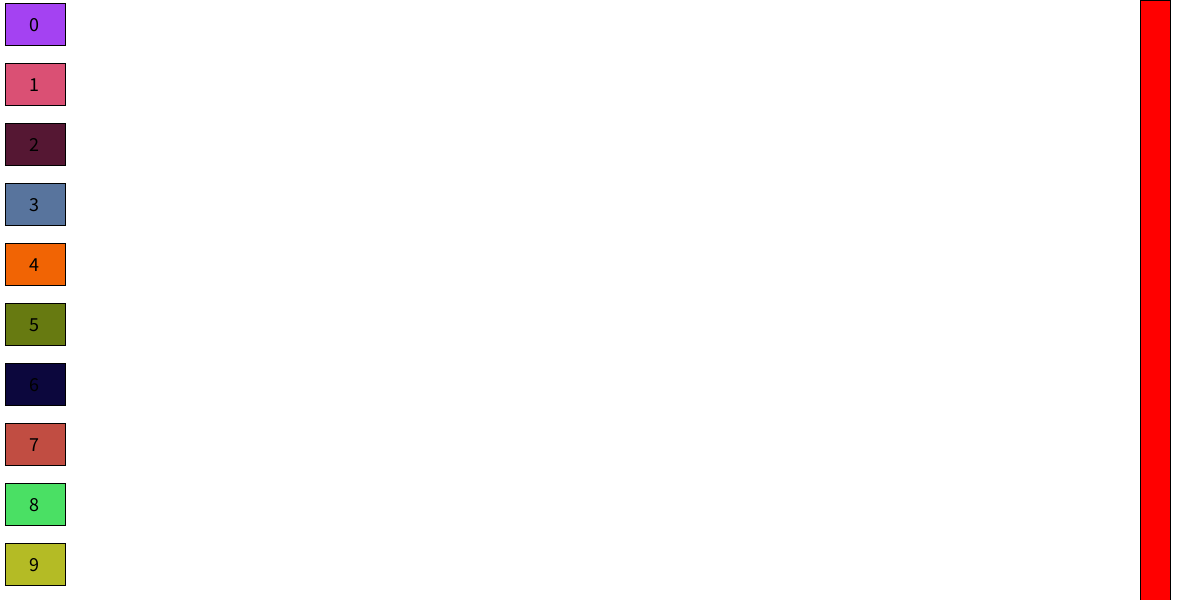
Frame 1 (no input)
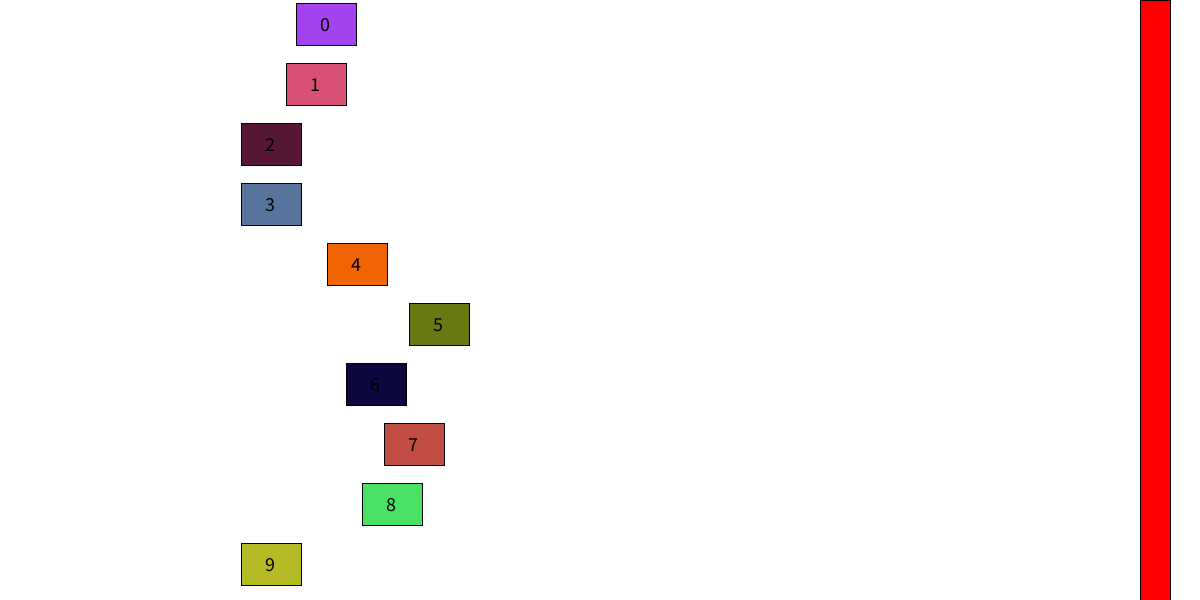
Frame 60 (the mouse pressed at the canvas centre just before this capture)
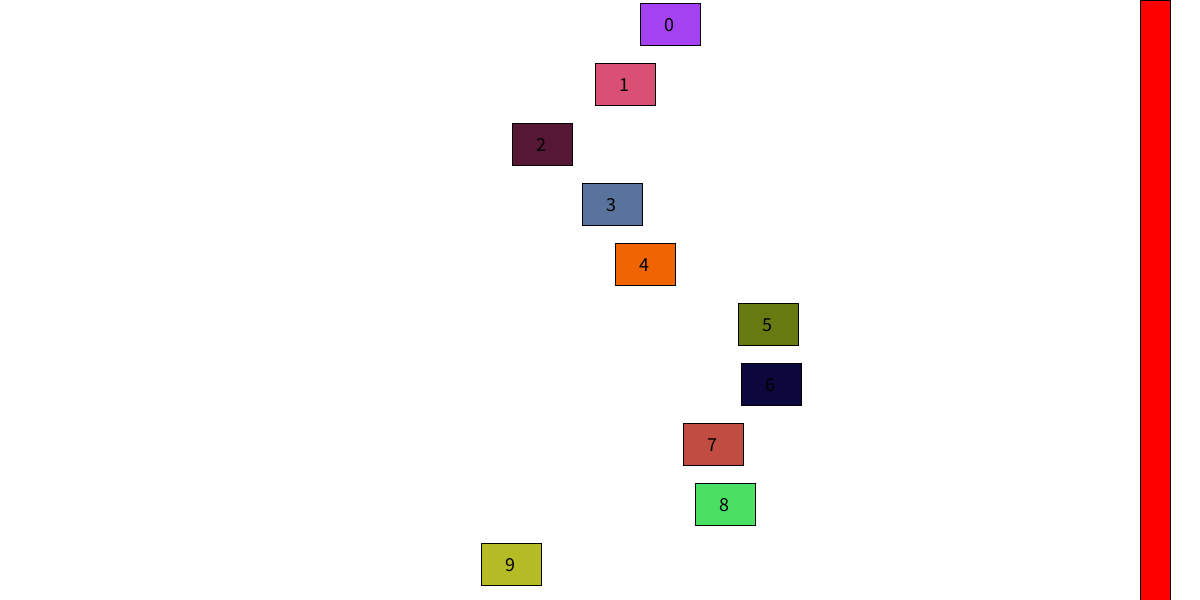
Frame 120 (the mouse held since frame 60 and released just before this capture)

The Processing sketch that drew these frames (run headless with seeded random() and noise(); from frame 60 on, the mouse is pressed at the canvas centre):

// Processing sketch: B_Rq2
// ── B_Rq2.pde
// Parallel Arrays for Buttons and Racecars
// question 2

int n = 10; //number of racecars

int[] carX = new int[n];
int[] carY = new int[n];
color[] carColor = new color[n];
int carWidth;
int carHeight;
int spacing = 3;

int[] speed = new int[n];
int speedUpdater = 0;

int finishLineX;
int finishLineWidth;
color finishLineColor = color(255, 0, 0);

boolean winner = false;
int first;

void setup() 
{
  size(1200, 600);
  carWidth = width/20;
  carHeight = int((height/n)*0.7);
  finishLineWidth = width/40;
  finishLineX = width - finishLineWidth * 2;

  int starter = 0;
  while (starter < n)
  {
    carX[starter] = 5;
    carY[starter] = (starter*height/n) + spacing;
    carColor[starter] = randomColor();   
    speed[starter] = randomSpeed();
    starter++;
  }
}

void draw()
{
  if (winner) 
  {
    win();
  }
  else
  {
    background(255);
    fill(finishLineColor);
    rect(finishLineX, 0, finishLineWidth, height);
    int i = 0;
    while (i < n)
    {
      fill(carColor[i]);
      rect(carX[i], carY[i], carWidth, carHeight);
      fill(0);
      textSize(20);
      text(i, carX[i] + carWidth/2.5, carY[i] + carHeight/1.5);
      i++;
    }
    
    //check for a winner
    int w = 0;
    while (w < n)
    {
      if (carX[w] + carWidth > finishLineX)
      {
        winner = true;
        first = w;
      }
      w++;
    }
    updateCars(); //<>//
  }
}

void updateCars()
{
  int u = 0;
  while (u < n)
  {
    carX[u] = carX[u] + speed[u];
    if (speedUpdater >= 30)
    {
      speed[u] = randomSpeed();
      speedUpdater = 0;
    }
    else 
    {
      speedUpdater++;
    }
    u++;
  }
}

color randomColor()
{ 
  return color(random(255), random(255), random(255));
}

int randomSpeed()
{
  return int(random(4, 8));
}

void win()
{
  fill(0, 255, 0);
  rectMode(CENTER);
  rect(width/2, height/2, 300, 140);
  fill(0);
  textSize(60);
  text(first + " wins!", width/2 - 100, height/2 + 20);
}
